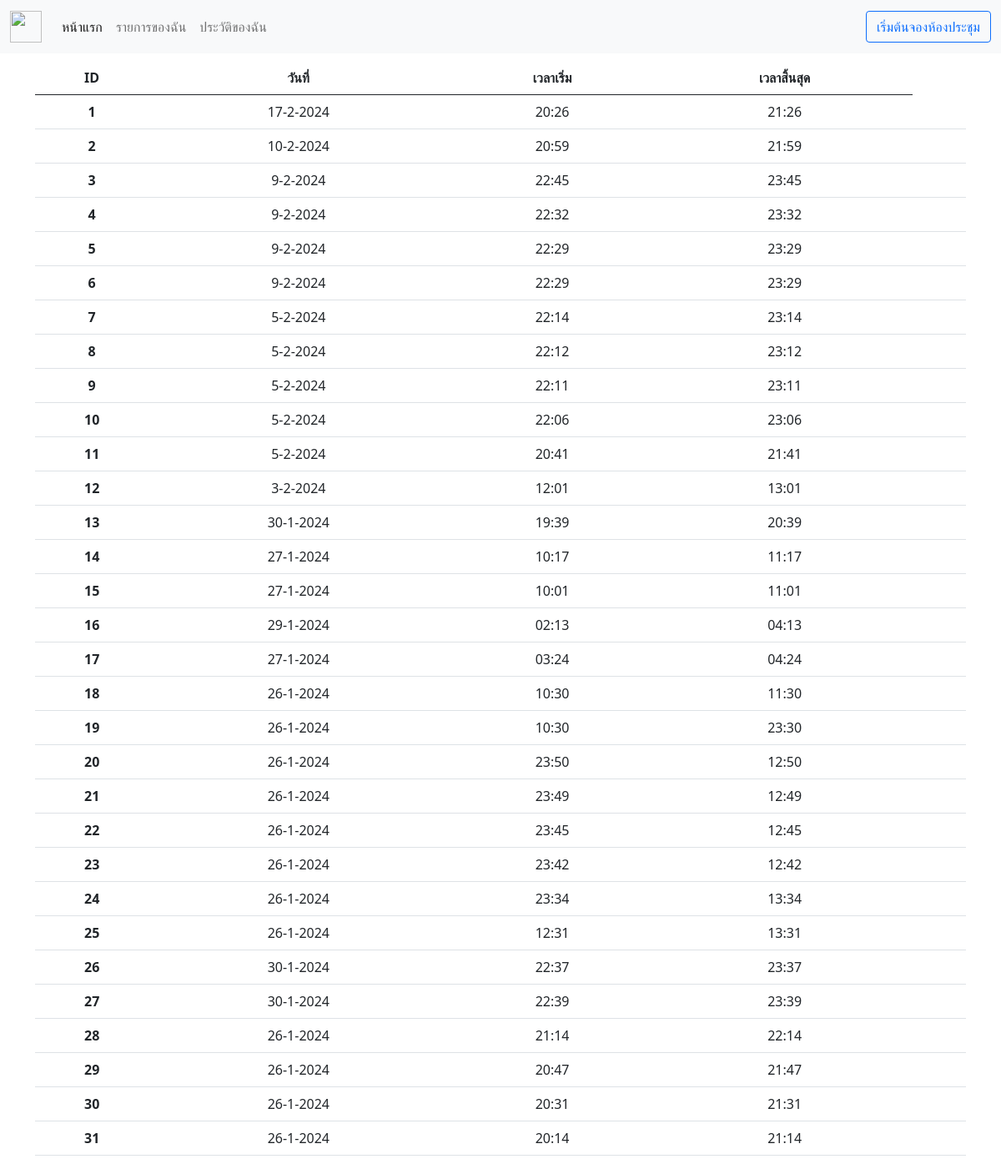
/user_history.php (signed in), run on the app's committed database.
### tables this page shows
CREATE TABLE `history` (
  `std_id` bigint(13) NOT NULL,
  `std_name` varchar(50) DEFAULT NULL,
  `srt_day` text NOT NULL,
  `std_num` int(20) NOT NULL,
  `srt_time` text NOT NULL,
  `end_time` text NOT NULL,
  `id` int(11) NOT NULL,
  `number` int(11) NOT NULL,
  `room` varchar(20) DEFAULT NULL
);

### connect.php (called while the page is built, shortened)
<?php
class Database{
    private $pdo;
    private $result;
    public function __construct($host, $dbname, $username, $password){
            $this->host=$host;
            $this->dbname=$dbname;
            $this->username=$username;
            $this->password=$password;
            try{
                $this->pdo = new PDO("mysql:host=$this->host;dbname=$this->dbname",$this->username,$this->password);
                $this->pdo->setAttribute(PDO::ATTR_ERRMODE,PDO::ERRMODE_EXCEPTION);
            }catch(PDOException $message){
                die("connection failed".$message->getMessage());
            }
        }
    public function fetchAll(){
        return $this->result->fetchAll(PDO::FETCH_ASSOC);
    }
    public function Query($sql){
        $this->result = $this->pdo->query($sql);
    }
}
?>

### user_history.php (the view, shortened to what this page needs)
<!DOCTYPE html>
<html lang="en">
<head>
    <link href="https://cdn.jsdelivr.net/npm/bootstrap@5.0.2/dist/css/bootstrap.min.css" rel="stylesheet">
</head>
<body>
    <nav class="navbar navbar-expand-lg navbar-light bg-light position-fixed w-100" style="z-index: 99; top:0;">
        <div class="container-fluid">
            <a class="navbar-brand " href="#">
                <img src="https://www.pnru.ac.th/storage/site-logo.png" alt="" width="38" height="38">
            </a>
            <div class="collapse navbar-collapse " id="navbarSupportedContent">
                <ul class="navbar-nav  me-auto mb-2 mb-lg-0">
                    <li class="nav-item">
                        <a class="nav-link active " aria-current="page" href="index.php">หน้าแรก</a>
                    </li>
                    <li class="nav-item">
                        <a class="nav-link " href="list_room.php">รายการของฉัน</a>
                    </li>
                    <li class="nav-item">
                        <a class="nav-link " href="user_history.php">ประวัติของฉัน</a>
                    </li>
                </ul>
                <button class="btn btn-outline-primary" type="submit">เริ่มต้นจองห้องประชุม</button>
            </div>
        </div>
    </nav>
    <br>
    <div class="rows container d-flex mt-5 justify-content-center">
        <div class="col-12">
            <div style="margin-top: 1px; ; margin-bottom:0px;" class=" text-center text-dark">
                <table class="table">
                    <thead>
                        <tr>
                            <th scope="col">ID</th>
                            <th scope="col">วันที่</th>
                            <th scope="col">เวลาเริ่ม</th>
                            <th scope="col">เวลาสิ้นสุด</th>
                        </tr>
                    </thead>
                    <tbody>
                        <?php
                        require_once 'connect.php';
                        $db = new Database ("localhost", "SProject", "root", "");
                        if (isset($_SESSION["std_id"])){
                            $id = $_SESSION["std_id"];
                            $sql = "SELECT * FROM history WHERE std_id = $id";
                        $db->Query($sql);
                        $result = $db->fetchAll();
                        $index = 0;
                        if (count($result) > 0) {
                            $R = array_reverse($result);
                            foreach ($R as $row) {
                                $index++;
                                echo "<tr>";
                                echo "<th scope='row'>" . $index . "</th>";
                                echo "<td>" . $row["srt_day"] . "</td>";
                                echo "<td>" . $row["srt_time"] . "</td>";
                                echo "<td>" . $row["end_time"] . "</td>";
                                echo "<td>";
                                echo "</div>";
                                echo "</td>";
                                echo "</tr>";
                                }
                            }
                    else {
                            echo "ไม่พบข้อมูลการจอง";
                        }
                        }else{
                            echo "กรุณาเข้าสู่ระบบ";
                        }
                        ?>
</body>
</html>

### data on the page
history: srt_day "17-2-2024", srt_time "20:26", end_time "21:26"
history: srt_day "10-2-2024", srt_time "20:59", end_time "21:59"
history: srt_day "9-2-2024", srt_time "22:45", end_time "23:45"
history: srt_day "9-2-2024", srt_time "22:32", end_time "23:32"
history: srt_day "9-2-2024", srt_time "22:29", end_time "23:29"
history: srt_day "9-2-2024", srt_time "22:29", end_time "23:29"
history: srt_day "5-2-2024", srt_time "22:14", end_time "23:14"
history: srt_day "5-2-2024", srt_time "22:12", end_time "23:12"
history: srt_day "5-2-2024", srt_time "22:11", end_time "23:11"
history: srt_day "5-2-2024", srt_time "22:06", end_time "23:06"
history: srt_day "5-2-2024", srt_time "20:41", end_time "21:41"
history: srt_day "3-2-2024", srt_time "12:01", end_time "13:01"
history: srt_day "30-1-2024", srt_time "19:39", end_time "20:39"
history: srt_day "27-1-2024", srt_time "10:17", end_time "11:17"
history: srt_day "27-1-2024", srt_time "10:01", end_time "11:01"
history: srt_day "29-1-2024", srt_time "02:13", end_time "04:13"
history: srt_day "27-1-2024", srt_time "03:24", end_time "04:24"
history: srt_day "26-1-2024", srt_time "10:30", end_time "11:30"
history: srt_day "26-1-2024", srt_time "10:30", end_time "23:30"
history: srt_day "26-1-2024", srt_time "23:50", end_time "12:50"
history: srt_day "26-1-2024", srt_time "23:49", end_time "12:49"
history: srt_day "26-1-2024", srt_time "23:45", end_time "12:45"
history: srt_day "26-1-2024", srt_time "23:42", end_time "12:42"
history: srt_day "26-1-2024", srt_time "23:34", end_time "13:34"
history: srt_day "26-1-2024", srt_time "12:31", end_time "13:31"
history: srt_day "30-1-2024", srt_time "22:37", end_time "23:37"
history: srt_day "30-1-2024", srt_time "22:39", end_time "23:39"
history: srt_day "26-1-2024", srt_time "21:14", end_time "22:14"
history: srt_day "26-1-2024", srt_time "20:47", end_time "21:47"
history: srt_day "26-1-2024", srt_time "20:31", end_time "21:31"
history: srt_day "26-1-2024", srt_time "20:14", end_time "21:14"
